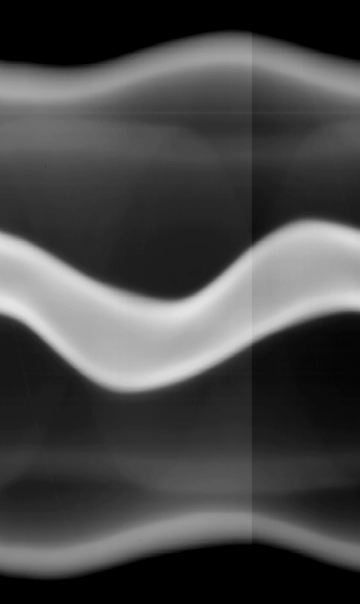
#> input picture Code/baru.tiff, 360 x 604 px
$ python grafik.py
#> lines starting #> are read from the running program, lines starting #| are printed output that depends on the picture
import cv2
import scipy.ndimage as ndi
import matplotlib.pyplot as plt
import numpy as np

# input Image
image=cv2.imread('baru.tiff',0)
#> image is the input picture: shape (604, 360); min 0, max 227, mean 71.4

# diketahui
nilai_CoM=[]
nilai_poli=[]
nilai_pengurangan=[]
nilai_koreksi=[]

# shape
y_image, x_image = image.shape
#> y_image = 604; x_image = 360
print(image.shape)
#| (604, 360)

# CenterofMass
gabung = image[0: y_image + 0, 0: 1 + 0]
#> gabung = 604 values, max 225 at index 299, min 0 at index 0, mean 73

for i in range(x_image-1):
    #image 1
    image1 = image[0: y_image + 0, x_image-(x_image-i): i+1 + 0]
#> image1 has the same summary as gabung

    m,n=image1.shape
#> m = 604; n = 1
    cv2.imwrite('image1.tiff',image1)

    #image 1
    img = cv2.imread('image1.tiff')
#> img = 604 rows, first 8: [0, 0, 0], [0, 0, 0], [0, 0, 0], [0, 0, 0], [0, 0, 0], [0, 0, 0], [0, 0, 0], [0, 0, 0]


    cy, cx,p = ndi.center_of_mass(img)
#> cy = 279.5; cx = 0; p = 1
    nilai_CoM.append(int(cy))


#Grafik
y= np.array(nilai_CoM)
#> y = 359 values, max 312 at index 117, min 264 at index 316, mean 290.1
x = np.arange(0.0, x_image-1, 1.0)
#> x = 359 values from 0 to 358

#polynomial
model4 = np.poly1d(np.polyfit(x, y, 5))

#define scatterplot
polyline = np.linspace(0, x_image-1, 50)
#> polyline = 50 values from 0 to 359

#add fitted polynomial curve to scatterplot
plt.plot(x,y)
plt.plot(polyline, model4(polyline), '--', color='red')
plt.show()
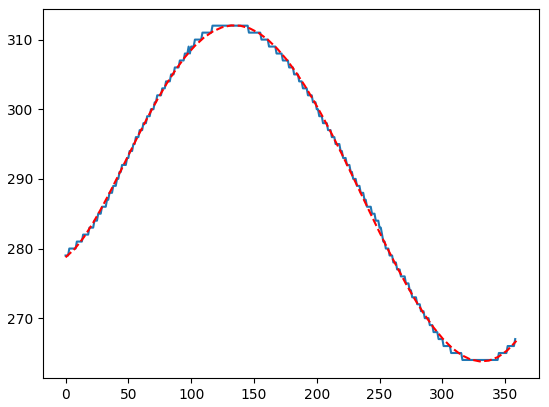
#> figure drawn by matplotlib, 1 panel; curve peaks at x = 117, y = 312; curve peaks at x = 131.9, y = 312


# Print nilai polinomial
for z in range (x_image-1):

    pengurangan=((nilai_CoM[z])-(model4(z)))
    nilai_pengurangan.append(pengurangan)

    # TODO: CoM dikurangi dengan selisih
    result1= ((nilai_CoM[z])-(pengurangan))
    nilai_koreksi.append(result1)
#> this loop made 359 passes
#> (pengurangan, result1) on passes 1 to 3: (0.263, 278.7), (0.129, 278.9), (-0.0157, 279)
#> after the loop, nilai_koreksi = 359 values, max 312.1 at index 134, min 263.8 at index 331, mean 290.1; nilai_pengurangan = 359 values, max 1.31 at index 249, min -0.94 at index 32, mean -1.47e-13

# TODO: Hasil
result=np.array((nilai_koreksi))
#> result has the same summary as nilai_koreksi
x = np.arange(0.0, x_image-1, 1.0)

#polynomial
model4 = np.poly1d(np.polyfit(x, result, 5))

#define scatterplot
polyline = np.linspace(0, x_image-1, 50)

#add fitted polynomial curve to scatterplot
plt.plot(x,result)
plt.plot(polyline, model4(polyline), '--', color='red')
plt.show()
#> figure, not shown here; curve peaks at x = 134, y = 312.1; curve peaks at x = 131.9, y = 312


for i in range(x_image-1):
    #image 1
    image1 = image[0: y_image + 0, x_image-(x_image-i): i+1 + 0]
#> image1 has the same summary as gabung

    m,n=image1.shape
    cv2.imwrite('image1.tiff',image1)

    # image 1
    img = cv2.imread('image1.tiff')
    img = img.mean(axis=-1)  # in grayscale
#> img has the same summary as gabung

    #image 2
    image2 = image[0: y_image + 0, x_image - (x_image - (i + 1)): i + 2 + 0]
#> image2 = 604 values, max 225 at index 299, min 0 at index 0, mean 72.87
    r, s = image2.shape
#> r = 604; s = 1
    cv2.imwrite('image2.tiff',image2)

    # image 2
    img2 = cv2.imread('image2.tiff')
#> img2 has the same summary as img
    img2 = img2.mean(axis=-1).astype('int')  # in grayscale
#> img2 has the same summary as image2


    pergeseran=int(nilai_pengurangan[i])
#> pergeseran = 0
   # print(pergeseran)

    if pergeseran <=-1:
        pergeseran = abs(pergeseran)
        #print('kurang')
        # print('PERGESERAN',pergeseran)  # dibagi mejadi2
        hitam1 = image2[0: y + 0, 0: n + 0] #n=1
        hitam2 = image2[0: pergeseran + 0, 0:s + 0] #s=1
        #
        # print('awal:', hitam2.shape)
        hasilimg1 = cv2.vconcat([image2, hitam1])
        hasilimg2 = cv2.vconcat([hitam2, image2])

        # shape1 dengan adanya hitam
        v, _ = hasilimg2.shape

        hasilimg1 = hasilimg1[0:y + 0, 0:n + 0]
        hasilimg2 = hasilimg2[pergeseran:v + 0, 0:s + 0]
        img22 = hasilimg2

    else:
        #print('lebih')
        # print('PERGESERAN',pergeseran)  # dibagi mejadi2
        hitam1 = image2[0: y_image + 0, 0: n + 0]
#> hitam1 has the same summary as image2
        hitam2 = image2[0: pergeseran + 0, 0:s + 0]
#> hitam2 = empty array
        #
        # print('awal:', hitam2.shape)
        hasilimg1 = cv2.vconcat([hitam1, image2])
#> hasilimg1 = 1208 values, max 225 at index 299, min 0 at index 0, mean 72.87
        hasilimg2 = cv2.vconcat([image2, hitam2])
#> hasilimg2 has the same summary as image2

        # shape1 dengan adanya hitam
        v, _ = hasilimg2.shape
#> v = 604

        hasilimg1 = hasilimg1[0:y_image + 0, 0:n + 0]
#> hasilimg1 has the same summary as image2
        hasilimg2 = hasilimg2[pergeseran:v + 0, 0:s + 0]
        img22 = hasilimg2
#> img22 has the same summary as image2

    # gabungan
    gabung = cv2.hconcat([gabung, hasilimg2])
#> gabung = 604 pairs, first value 0 to 225, second value 0 to 225
cv2.imwrite('gabung.tiff', gabung)
